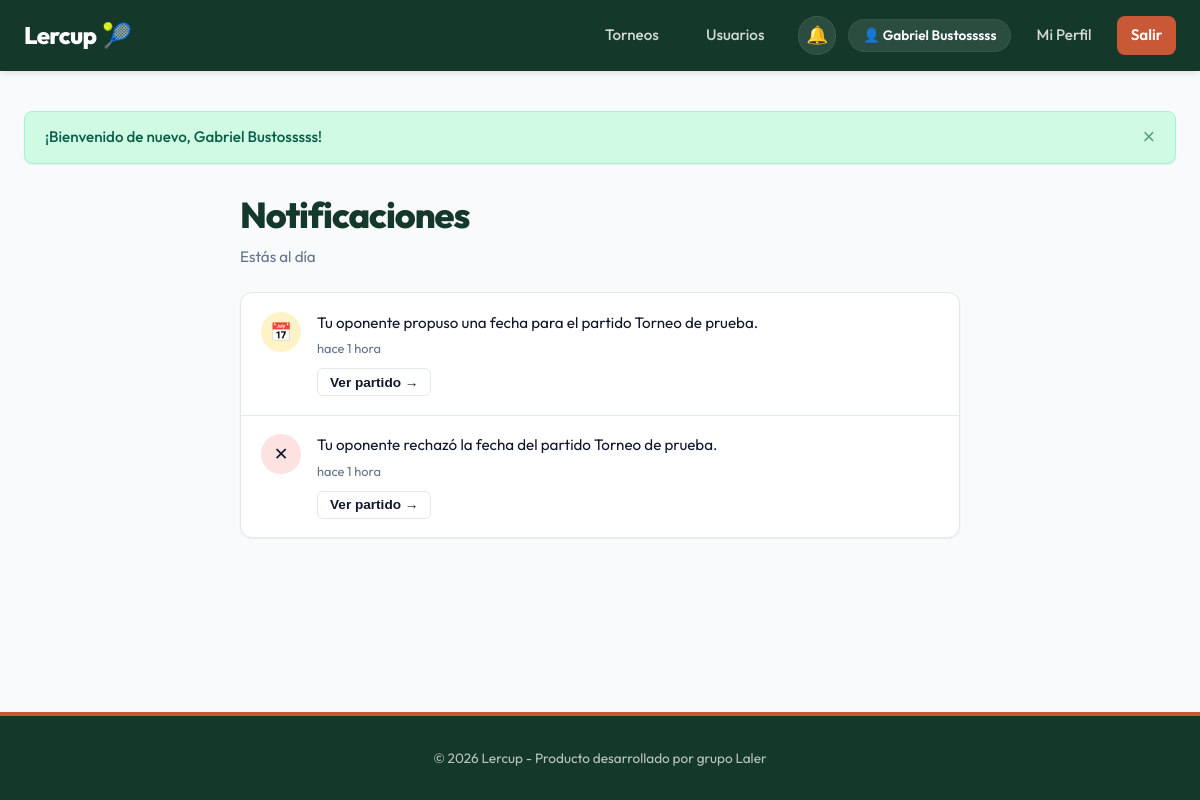
The page /notifications (signed in) on the database its author committed.
### app/models/user.py (models this page shows)
class User(SQLModel, table=True):
    id: Optional[int] = Field(default=None, primary_key=True)
    email: str = Field(index=True, unique=True, nullable=False)
    hashed_password: str = Field(nullable=False)
    full_name: str = Field(nullable=False)
    city: Optional[str] = Field(default=None)
    phone_number: Optional[str] = Field(default=None)
    avatar_url: Optional[str] = Field(default=None)
    is_admin: bool = Field(default=False)
    role: str = Field(default="player") # player, tournament_admin, admin
    created_at: datetime = Field(default_factory=datetime.utcnow)
    profiles: List["PlayerProfile"] = Relationship(
        back_populates="user",
        sa_relationship_kwargs={"cascade": "all, delete-orphan"}
    )
    registrations: List["TournamentRegistration"] = Relationship(
        back_populates="user",
        sa_relationship_kwargs={"cascade": "all, delete-orphan"}
    )
    created_tournaments: List["Tournament"] = Relationship(
        back_populates="creator"
    )

### app/models/notification.py (models this page shows)
class Notification(SQLModel, table=True):
    id: Optional[int] = Field(default=None, primary_key=True)
    user_id: int = Field(foreign_key="user.id", nullable=False, index=True)
    type: str = Field(nullable=False)  # match_proposed, match_confirmed, match_rejected
    message: str = Field(nullable=False)
    related_match_id: Optional[int] = Field(
        foreign_key="match.id", default=None, nullable=True
    )
    is_read: bool = Field(default=False)
    created_at: datetime = Field(default_factory=datetime.utcnow)
    user: "User" = Relationship(
        sa_relationship_kwargs={"primaryjoin": "Notification.user_id == User.id"}
    )
    related_match: Optional["Match"] = Relationship(
        sa_relationship_kwargs={"primaryjoin": "Notification.related_match_id == Match.id"}
    )

### app/routes/web/notifications.py (the view)
@router.get("")
def list_notifications(
    request: Request,
    db: Session = Depends(get_session),
    current_user: User = Depends(get_current_user_or_redirect),
):
    notifications = NotificationService.get_all_notifications(db, current_user.id)
    return render_template(request, db, "notifications/list.html", {
        "notifications": notifications,
        "active_page": "notifications",
    })

### app/templates/notifications/list.html (shortened to what this page needs)
{% extends "base.html" %}
{% block content %}
<div class="page-narrow">
    <div class="notification-page-header">
        <div>
            <h1 style="margin-bottom: 0.25rem;">Notificaciones</h1>
            <p class="notification-page-subtitle">
                {% if unread_notification_count > 0 %}
                    Tenés {{ unread_notification_count }} sin leer
                {% else %}
                    Estás al día
                {% endif %}
            </p>
        </div>
    </div>
    <div class="card" style="padding: 0; overflow: hidden;">
        {% if notifications %}
            <div class="notification-list">
                {% for n in notifications %}
                    <div class="notification-item {% if not n.is_read %}notification-unread{% endif %}">
                        <div class="notification-type-icon {% if n.type == 'match_proposed' %}notification-type-icon--proposed{% elif n.type == 'match_confirmed' %}notification-type-icon--confirmed{% elif n.type == 'match_rejected' %}notification-type-icon--rejected{% else %}notification-type-icon--default{% endif %}">
                            {% if n.type == 'match_proposed' %}📅
                            {% elif n.type == 'match_confirmed' %}✓
                            {% elif n.type == 'match_rejected' %}✕
                            {% else %}🔔{% endif %}
                        </div>
                        <div class="notification-body">
                            <p class="notification-message">{{ n.message }}</p>
                            <p class="notification-time" title="{{ n.created_at.strftime('%d/%m/%Y %H:%M') }}">{{ n.created_at | time_ago }}</p>
                            {% if n.related_match_id %}
                                <form method="post" action="/notifications/{{ n.id }}/read" style="margin-top: 0.6rem;">
                                    <button type="submit" class="btn btn-outline btn-sm">Ver partido →</button>
                                </form>
                            {% endif %}
                        </div>
                    </div>
                {% endfor %}
            </div>
        {% else %}
            <div class="empty-state" style="padding: 4rem 2rem;">
                <div class="empty-state-icon">🔔</div>
                <h3>Sin notificaciones</h3>
                <p>Cuando tu oponente proponga, confirme o rechace una fecha, vas a verlo acá.</p>
            </div>
        {% endif %}
    </div>
</div>
{% endblock %}

### app/templates/base.html (shortened to what this page needs)
<!DOCTYPE html>
<html lang="es">
<head>
    <link rel="stylesheet" href="/static/css/app.css">
</head>
<body>
    <header>
        <div class="navbar">
            <a href="/" class="nav-brand">
                Lercup<span>🎾</span>
            </a>
            <nav>
                <ul class="nav-menu">
                    <li><a href="/tournaments" class="nav-link {% if active_page == 'tournaments' %}active{% endif %}">Torneos</a></li>
                    <li><a href="/users" class="nav-link {% if active_page == 'users' %}active{% endif %}">Usuarios</a></li>
                    {% if current_user %}
                        <li class="nav-actions-group">
                            <div class="notification-menu">
                                <button type="button" class="notification-bell" aria-label="Notificaciones{% if unread_notification_count > 0 %} ({{ unread_notification_count }} sin leer){% endif %}" aria-expanded="false">
                                    <span class="notification-bell-icon" aria-hidden="true">🔔</span>
                                </button>
                            </div>
                            <div class="user-menu">
                                <span class="user-badge">👤 {{ current_user.full_name }}</span>
                                <a href="/users/profile/{{ current_user.id }}" class="nav-link {% if active_page == 'profile' %}active{% endif %}">Mi Perfil</a>
                                <a href="/auth/logout" class="nav-link nav-btn">Salir</a>
                            </div>
                        </li>
                    {% else %}
                        <li><a href="/auth/login" class="nav-link">Iniciar Sesión</a></li>
                        <li><a href="/auth/register" class="nav-link nav-btn">Registrarse</a></li>
                    {% endif %}
                </ul>
            </nav>
        </div>
    </header>
    <main>
        {% if messages %}
            <div class="alerts-container">
                {% for msg in messages %}
                    <div class="alert alert-{{ msg.type }}">
                        <span>{{ msg.text }}</span>
                        <button class="close-btn">&times;</button>
                    </div>
                {% endfor %}
            </div>
        {% endif %}
        {% block content %}
        {% endblock %}
    </main>
    <footer>
        <p>&copy; 2026 Lercup - Producto desarrollado por grupo Laler</p>
    </footer>
</body>
</html>

### rows shown on the page
User: full_name "Gabriel Bustosssss"
Notification: message "Tu oponente propuso una fecha para el partido Torneo de prueba.", created_at "hace 1 hora"
Notification: message "Tu oponente rechazó la fecha del partido Torneo de prueba.", created_at "hace 1 hora"

### other values the page prints
{{ msg.text }} "¡Bienvenido de nuevo, Gabriel Bustosssss!"
